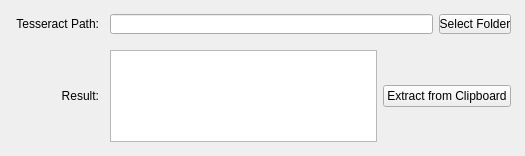
<?xml version="1.0" encoding="UTF-8"?>
<ui version="4.0">
 <class>MainWindow</class>
 <widget class="QMainWindow" name="MainWindow">
  <property name="geometry">
   <rect>
    <x>0</x>
    <y>0</y>
    <width>525</width>
    <height>156</height>
   </rect>
  </property>
  <property name="minimumSize">
   <size>
    <width>525</width>
    <height>156</height>
   </size>
  </property>
  <property name="maximumSize">
   <size>
    <width>525</width>
    <height>156</height>
   </size>
  </property>
  <property name="windowTitle">
   <string>Screenshot to text</string>
  </property>
  <widget class="QWidget" name="centralwidget">
   <layout class="QGridLayout" name="gridLayout">
    <item row="0" column="0">
     <widget class="QLabel" name="label_2">
      <property name="text">
       <string>  Tesseract Path:</string>
      </property>
      <property name="alignment">
       <set>Qt::AlignRight|Qt::AlignTrailing|Qt::AlignVCenter</set>
      </property>
     </widget>
    </item>
    <item row="1" column="0">
     <widget class="QLabel" name="label_3">
      <property name="text">
       <string>Result:</string>
      </property>
      <property name="alignment">
       <set>Qt::AlignRight|Qt::AlignTrailing|Qt::AlignVCenter</set>
      </property>
     </widget>
    </item>
    <item row="0" column="1">
     <layout class="QHBoxLayout" name="horizontalLayout_3">
      <property name="leftMargin">
       <number>5</number>
      </property>
      <property name="topMargin">
       <number>5</number>
      </property>
      <property name="rightMargin">
       <number>5</number>
      </property>
      <property name="bottomMargin">
       <number>5</number>
      </property>
      <item>
       <widget class="QLineEdit" name="selected_dir_Qline_edit">
        <property name="minimumSize">
         <size>
          <width>0</width>
          <height>20</height>
         </size>
        </property>
        <property name="maximumSize">
         <size>
          <width>332</width>
          <height>20</height>
         </size>
        </property>
        <property name="focusPolicy">
         <enum>Qt::NoFocus</enum>
        </property>
       </widget>
      </item>
      <item>
       <widget class="QPushButton" name="select_dir_btn">
        <property name="maximumSize">
         <size>
          <width>72</width>
          <height>20</height>
         </size>
        </property>
        <property name="text">
         <string>Select Folder</string>
        </property>
       </widget>
      </item>
     </layout>
    </item>
    <item row="1" column="1">
     <layout class="QHBoxLayout" name="horizontalLayout">
      <property name="leftMargin">
       <number>5</number>
      </property>
      <property name="topMargin">
       <number>5</number>
      </property>
      <property name="rightMargin">
       <number>5</number>
      </property>
      <property name="bottomMargin">
       <number>5</number>
      </property>
      <item>
       <widget class="QTextEdit" name="result_text">
        <property name="undoRedoEnabled">
         <bool>true</bool>
        </property>
        <property name="readOnly">
         <bool>true</bool>
        </property>
       </widget>
      </item>
      <item>
       <widget class="QPushButton" name="extract_button">
        <property name="text">
         <string>Extract from Clipboard</string>
        </property>
       </widget>
      </item>
     </layout>
    </item>
   </layout>
  </widget>
  <widget class="QMenuBar" name="menubar">
   <property name="geometry">
    <rect>
     <x>0</x>
     <y>0</y>
     <width>525</width>
     <height>21</height>
    </rect>
   </property>
  </widget>
 </widget>
 <resources/>
 <connections/>
</ui>
